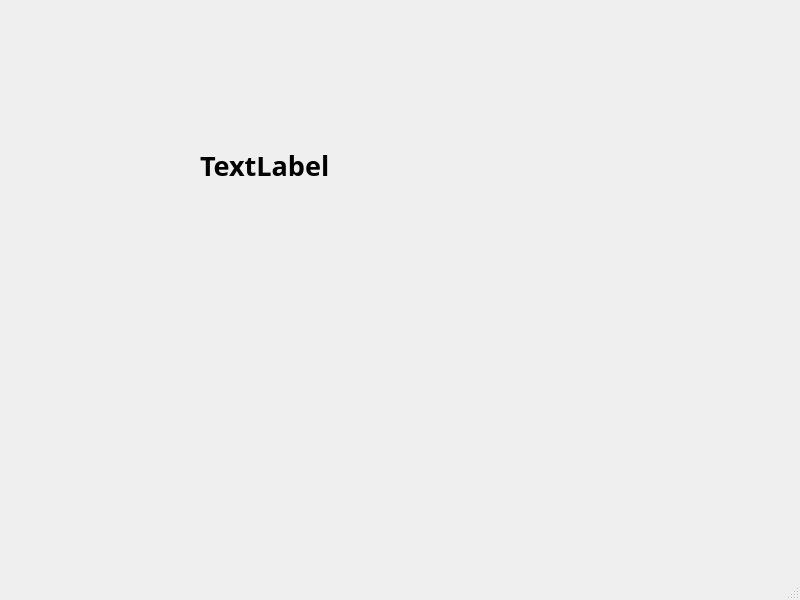
<?xml version="1.0" encoding="UTF-8"?>
<ui version="4.0">
 <class>MainWindow</class>
 <widget class="QMainWindow" name="MainWindow">
  <property name="geometry">
   <rect>
    <x>0</x>
    <y>0</y>
    <width>800</width>
    <height>600</height>
   </rect>
  </property>
  <property name="windowTitle">
   <string>MainWindow</string>
  </property>
  <widget class="QWidget" name="centralwidget">
   <widget class="QLabel" name="labelTest">
    <property name="geometry">
     <rect>
      <x>200</x>
      <y>100</y>
      <width>301</width>
      <height>131</height>
     </rect>
    </property>
    <property name="font">
     <font>
      <family>Adobe Devanagari</family>
      <pointsize>20</pointsize>
      <weight>75</weight>
      <bold>true</bold>
     </font>
    </property>
    <property name="text">
     <string>TextLabel</string>
    </property>
   </widget>
  </widget>
  <widget class="QMenuBar" name="menubar">
   <property name="geometry">
    <rect>
     <x>0</x>
     <y>0</y>
     <width>800</width>
     <height>25</height>
    </rect>
   </property>
  </widget>
  <widget class="QStatusBar" name="statusbar"/>
 </widget>
 <resources/>
 <connections/>
</ui>
